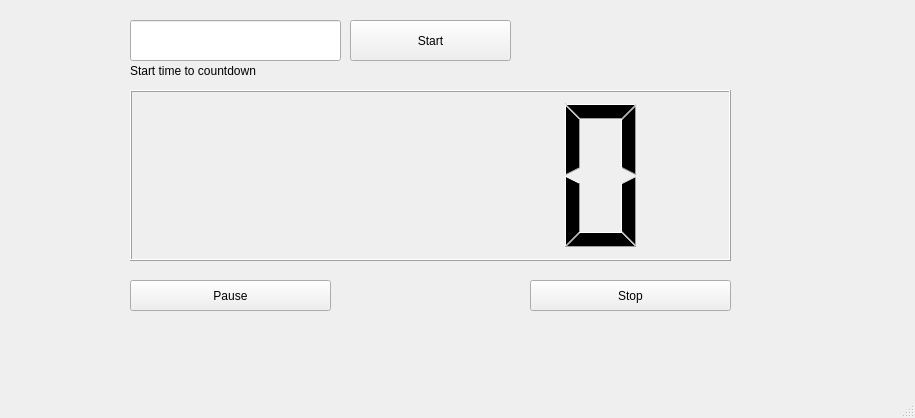
<?xml version="1.0" encoding="UTF-8"?>
<ui version="4.0">
 <class>MainWindow</class>
 <widget class="QMainWindow" name="MainWindow">
  <property name="geometry">
   <rect>
    <x>0</x>
    <y>0</y>
    <width>915</width>
    <height>418</height>
   </rect>
  </property>
  <property name="windowTitle">
   <string>MainWindow</string>
  </property>
  <widget class="QWidget" name="centralwidget">
   <widget class="QLCDNumber" name="lcdNumber">
    <property name="geometry">
     <rect>
      <x>130</x>
      <y>90</y>
      <width>601</width>
      <height>171</height>
     </rect>
    </property>
   </widget>
   <widget class="QLineEdit" name="lineEdit">
    <property name="geometry">
     <rect>
      <x>130</x>
      <y>20</y>
      <width>211</width>
      <height>41</height>
     </rect>
    </property>
   </widget>
   <widget class="QPushButton" name="pushButton">
    <property name="geometry">
     <rect>
      <x>350</x>
      <y>20</y>
      <width>161</width>
      <height>41</height>
     </rect>
    </property>
    <property name="text">
     <string>Start</string>
    </property>
   </widget>
   <widget class="QPushButton" name="pushButton_2">
    <property name="geometry">
     <rect>
      <x>130</x>
      <y>280</y>
      <width>201</width>
      <height>31</height>
     </rect>
    </property>
    <property name="text">
     <string>Pause</string>
    </property>
   </widget>
   <widget class="QPushButton" name="pushButton_3">
    <property name="geometry">
     <rect>
      <x>530</x>
      <y>280</y>
      <width>201</width>
      <height>31</height>
     </rect>
    </property>
    <property name="text">
     <string>Stop</string>
    </property>
   </widget>
   <widget class="QLabel" name="label">
    <property name="geometry">
     <rect>
      <x>130</x>
      <y>60</y>
      <width>151</width>
      <height>21</height>
     </rect>
    </property>
    <property name="text">
     <string>Start time to countdown</string>
    </property>
   </widget>
  </widget>
  <widget class="QMenuBar" name="menubar">
   <property name="geometry">
    <rect>
     <x>0</x>
     <y>0</y>
     <width>915</width>
     <height>26</height>
    </rect>
   </property>
  </widget>
  <widget class="QStatusBar" name="statusbar"/>
 </widget>
 <resources/>
 <connections/>
</ui>
